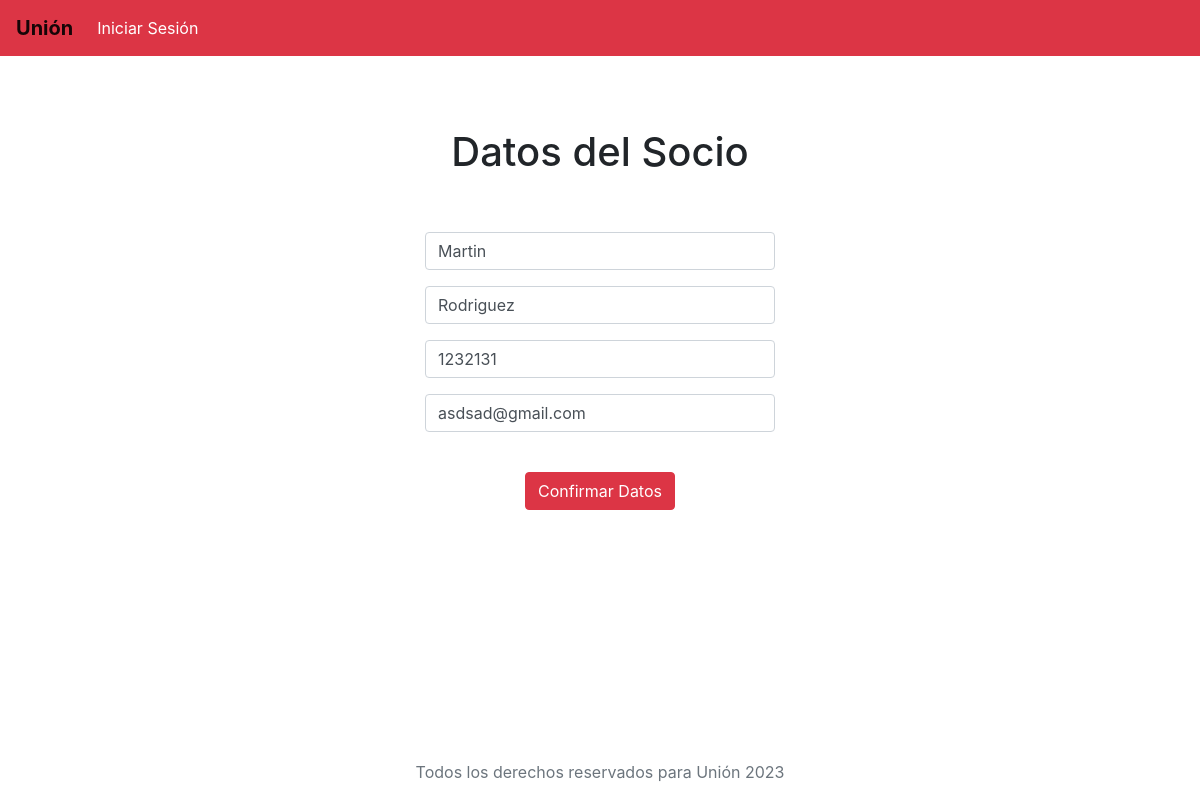
The app's page /socio/1 with its own data.
### base/models.py (models this page shows, shortened)
class Socio(models.Model):
    nombre = models.CharField(max_length=30)
    apellido = models.CharField(max_length=30)
    telefono = models.IntegerField(null=True, default=None)
    email = models.EmailField()

### base/views.py (the view, shortened to what this page needs)
# urls.py: path('socio/', views.socio),
def socio(request, id = None):
    context = {}
    if id is not None:
        p = Socio.objects.get(id = id)
        context['socio'] = p
    return render(request, 'socio.html', context)

### templates/socio.html (shortened to what this page needs)
{% extends 'layouts/main.html' %}
{% block content %}
    <div class="row text-center">
        <div class="col-12">
            <h1> Datos del Socio </h1>
        </div>
    </div>
    <div class="row py-5">
        <div class="col-4">
        </div>
        <div class="col-4 text-center">
            <form method="POST" action="">
                <div class="form-group">
                    <input type="text" class="form-control" name="nombre" placeholder="Nombre del Socio"
                    {% if socio is not None %}
                        value = "{{socio.nombre}}"
                    {% endif %}
                    >
                </div>
                <div class="form-group">
                    <input type="text" class="form-control" name="apellido" placeholder="Apellido del Socio"
                    {% if socio is not None %}
                        value = "{{socio.apellido}}"
                    {% endif %}
                    >
                </div>
                <div class="form-group">
                    <input type="number" class="form-control" name="telefono" placeholder="Teléfono del Socio"
                    {% if socio is not None %}
                        value = "{{socio.telefono}}"
                    {% endif %}
                    >
                </div>
                <div class="form-group pb-4">
                    <input type="email" class="form-control" name="email" placeholder="Email del Socio"
                    {% if socio is not None %}
                        value = "{{socio.email}}"
                    {% endif %}
                    >
                </div>
                <button class="btn btn-danger" type="submit">Confirmar Datos</button>
            </form>
        </div>
        <div class="col-4">
        </div>
    </div>
{% endblock %}

### records on screen
Socio: nombre "Martin", apellido "Rodriguez", telefono "1232131", email "asdsad@gmail.com"
